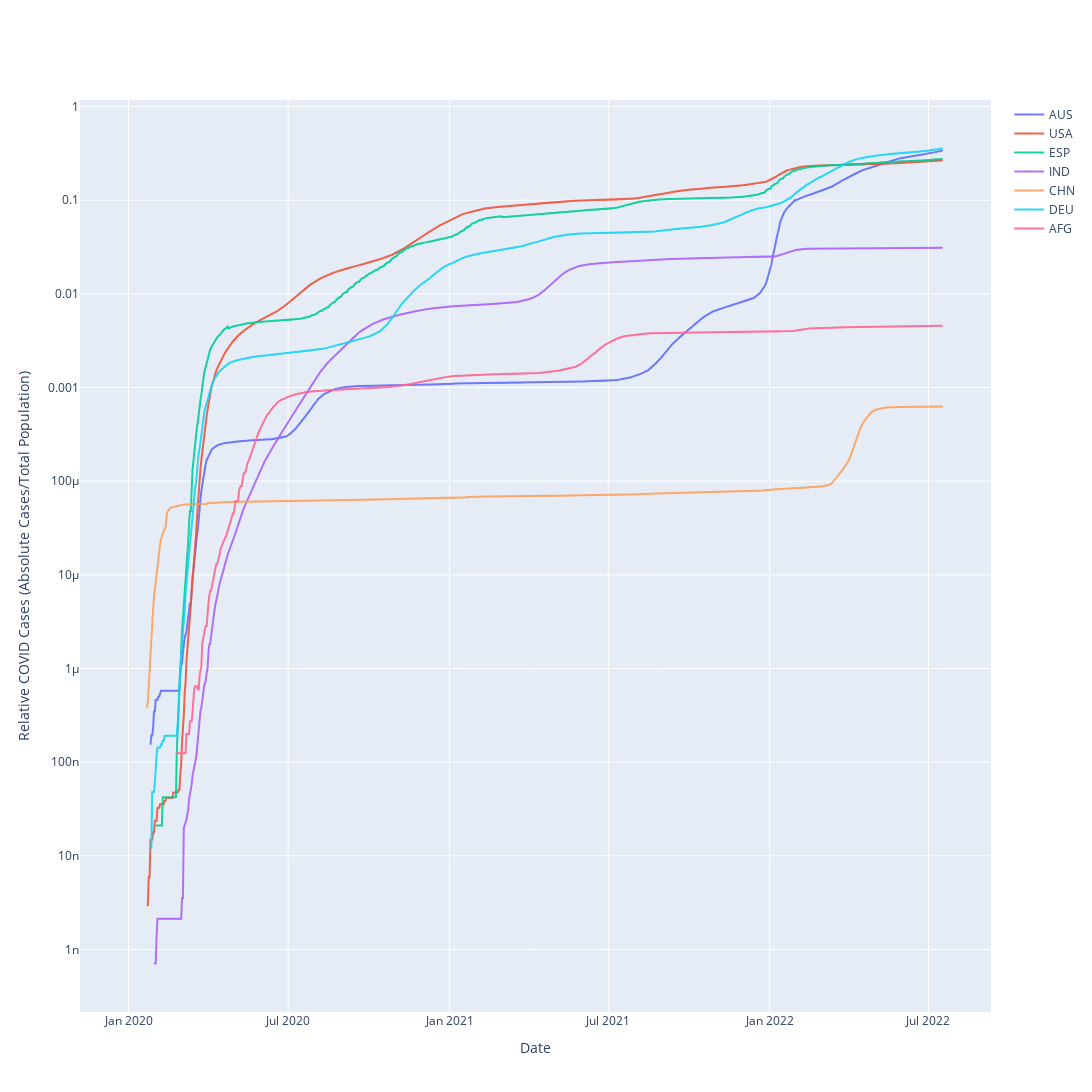

Notebook code for this chart:
### Code cell
# Defining the size for plotting
fig = go.Figure()
for each in country_list:
    fig.add_trace(
        go.Scatter(x=df_list.date,
                   y=df_list['Cases_per_pop_' + each],
                   mode='markers+lines',
                   opacity=0.9,
                   line_width=2,
                   marker_size=1,
                   name=each))

fig.update_layout(
    width=1600,
    height=1200,
    xaxis_title='Date',
    yaxis_title='Relative COVID Cases (Absolute Cases/Total Population)')

fig.update_yaxes(type='log')
fig.show()

### Figure 1 — Plotly figure (JSON) as saved in the notebook; plotly's stock layout.template omitted (floating-point values rounded to 4 significant figures; data arrays with more than 128 entries replaced by an {"elided": "..."} marker saying what was removed)
{"data": [{"line": {"width": 2}, "marker": {"size": 1}, "mode": "markers+lines", "name": "AUS", "opacity": 0.9, "type": "scatter", "x": {"elided": "929 str values"}, "y": {"elided": "929 float values"}}, {"line": {"width": 2}, "marker": {"size": 1}, "mode": "markers+lines", "name": "USA", "opacity": 0.9, "type": "scatter", "x": {"elided": "929 str values"}, "y": {"elided": "929 float values"}}, {"line": {"width": 2}, "marker": {"size": 1}, "mode": "markers+lines", "name": "ESP", "opacity": 0.9, "type": "scatter", "x": {"elided": "929 str values"}, "y": {"elided": "929 float values"}}, {"line": {"width": 2}, "marker": {"size": 1}, "mode": "markers+lines", "name": "IND", "opacity": 0.9, "type": "scatter", "x": {"elided": "929 str values"}, "y": {"elided": "929 float values"}}, {"line": {"width": 2}, "marker": {"size": 1}, "mode": "markers+lines", "name": "CHN", "opacity": 0.9, "type": "scatter", "x": {"elided": "929 str values"}, "y": {"elided": "929 float values"}}, {"line": {"width": 2}, "marker": {"size": 1}, "mode": "markers+lines", "name": "DEU", "opacity": 0.9, "type": "scatter", "x": {"elided": "929 str values"}, "y": {"elided": "929 float values"}}, {"line": {"width": 2}, "marker": {"size": 1}, "mode": "markers+lines", "name": "AFG", "opacity": 0.9, "type": "scatter", "x": {"elided": "929 str values"}, "y": {"elided": "929 float values"}}], "layout": {"height": 1200, "width": 1600, "xaxis": {"title": {"text": "Date"}}, "yaxis": {"title": {"text": "Relative COVID Cases (Absolute Cases/Total Population)"}, "type": "log"}}}
